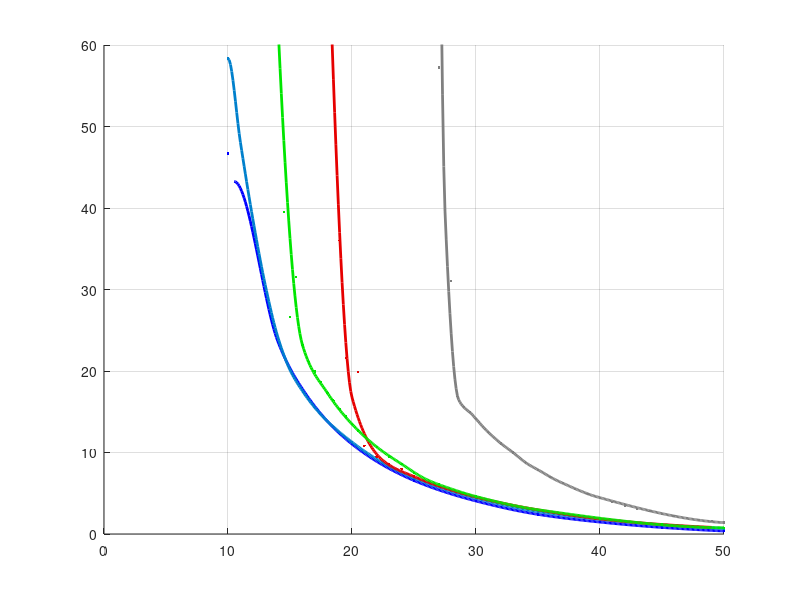

MATLAB code for this plot:

% load('Stat_Kalm_BigKalm_PLL.mat', 'StatFile');
load('Stat.mat', 'StatFile');

clear SFS;
j1 = 0; j2 = 0; j3 = 0; j4 = 0; j5 = 0; j6 = 0; j7 = 0; j8 =0; j9 =0; j10 =0;  j11 =0; 
for i = 1:StatFile.len_qcno_dB

    if StatFile.NArgMax(i) > 0
        j1 = j1+ 1;
        SFS.qcno_dB_ArgMax(j1) = StatFile.qcno_dB(i);
        SFS.EArgMax(j1) = StatFile.ArgMax(i) / StatFile.NArgMax(i);
    end
    
    if StatFile.NMean(i) > 0
        j2 = j2 + 1;
        SFS.qcno_dB_Mean(j2) = StatFile.qcno_dB(i);
        SFS.EMean(j2) = StatFile.Mean(i) / StatFile.NMean(i);
    end
    
    if StatFile.NKalm(i) > 0
        j3 = j3 + 1;
        SFS.qcno_dB_Kalm(j3) = StatFile.qcno_dB(i);
        SFS.EKalm(j3) = StatFile.Kalm(i) / StatFile.NKalm(i);
    end    
    
    if StatFile.NKalm2(i) > 0
        j4 = j4 + 1;
        SFS.qcno_dB_Kalm2(j4) = StatFile.qcno_dB(i);
        SFS.EKalm2(j4) = StatFile.Kalm2(i) / StatFile.NKalm2(i);
    end      
    
    if StatFile.KalmBand2(i) > 0
        j5 = j5 + 1;
        SFS.qcno_dB_KalmBand2(j5) = StatFile.qcno_dB(i);
        SFS.KalmBand2(j5) = StatFile.KalmBand2(i);
    end         
    
    if StatFile.KalmBand(i) > 0
        j6 = j6 + 1;
        SFS.qcno_dB_KalmBand(j6) = StatFile.qcno_dB(i);
        SFS.KalmBand(j6) = StatFile.KalmBand(i);
    end        
    
    if StatFile.NKalm2_w0(i) > 0
        j7 = j7 + 1;
        SFS.qcno_dB_Kalm2_w0(j7) = StatFile.qcno_dB(i);
        SFS.EKalm2_w0(j7) = StatFile.Kalm2_w0(i) / StatFile.NKalm2_w0(i);
    end    
    
    if StatFile.NBigKalm2_w0(i) > 0
        j8 = j8 + 1;
        SFS.qcno_dB_BigKalm2_w0(j8) = StatFile.qcno_dB(i);
        SFS.EBigKalm2_w0(j8) = StatFile.BigKalm2_w0(i) / StatFile.NBigKalm2_w0(i);
    end     
    
    if StatFile.NBigKalm2(i) > 0
        j9 = j9 + 1;
        SFS.qcno_dB_BigKalm2(j9) = StatFile.qcno_dB(i);
        SFS.EBigKalm2(j9) = StatFile.BigKalm2(i) / StatFile.NBigKalm2(i);
    end           
    
    if StatFile.NK2PLL(i) > 0
        j10 = j10 + 1;
        SFS.qcno_dB_K2PLL(j10) = StatFile.qcno_dB(i);
        SFS.EK2PLL(j10) = StatFile.K2PLL(i) / StatFile.NK2PLL(i);
    end       
    
%     if StatFile.NKalm2_w0_corr(i) > 0
%         j11 = j11 + 1;
%         SFS.qcno_dB_Kalm2_w0_corr(j11) = StatFile.qcno_dB(i);
%         SFS.EKalm2_w0_corr(j11) = StatFile.Kalm2_w0_corr(i) / StatFile.NKalm2_w0_corr(i);
%     end         
end

qcno_dB = 5:1:50;
Profile = 1;

if Profile == 1
%     SFS.EArgMax = SFS.EArgMax + 0.04/180*pi;
    SFS.EArgMax(1) = SFS.EArgMax(1)*1.2;
    SFS.EArgMax = SFS.EArgMax - 0.001;
    qcno_dB_ArgMax1 = [8 10.5 14:1:50]; EArgMax = interp1(SFS.qcno_dB_ArgMax, SFS.EArgMax*360, qcno_dB_ArgMax1, 'cubic');
%     EArgMax(1) = 70;
    qcno_dB_ArgMax = 5:0.1:50; EArgMax = interp1(qcno_dB_ArgMax1, EArgMax, qcno_dB_ArgMax, 'cubic');
    
%     SFS.EMean = SFS.EMean + 0.04/180*pi;
    SFS.EMean(1) = SFS.EMean(1)*1.2;
    qcno_dB_Mean1 = [7 10 11:50]; EMean = interp1(SFS.qcno_dB_Mean, SFS.EMean*360, qcno_dB_Mean1, 'cubic');
    qcno_dB_Mean = 5:0.1:50; EMean = interp1(qcno_dB_Mean1, EMean, qcno_dB_Mean, 'cubic');

%     qcno_dB_BigKalm21 = [21:1.8:30 35 40 45 49]; EBigKalm2 = interp1(SFS.qcno_dB_BigKalm2, SFS.EBigKalm2*360, qcno_dB_BigKalm21, 'cubic');
%     qcno_dB_BigKalm2 = 18:0.1:50; EBigKalm2 = interp1(qcno_dB_BigKalm21, EBigKalm2, qcno_dB_BigKalm2, 'cubic');  
    
%     SFS.EBigKalm2_w0 = SFS.EBigKalm2_w0 - 0.002;
%     SFS.EBigKalm2_w0(end) = SFS.EBigKalm2_w0(end) *0.35;
%     SFS.EBigKalm2_w0(end-1) = SFS.EBigKalm2_w0(end-1) *0.6;
%     SFS.EBigKalm2_w0(end-2) = SFS.EBigKalm2_w0(end-2) *0.9;
    SFS.EBigKalm2_w0(16) = 0.2;
    SFS.EBigKalm2_w0(17) = 0.1;
    SFS.EBigKalm2_w0(18) = 0.06;
    SFS.EBigKalm2_w0(21) = 0.03;
    qcno_dB_BigKalm2_w01 = [5:2.5:35 40 45 49]; EBigKalm2_w0 = interp1(SFS.qcno_dB_BigKalm2_w0, SFS.EBigKalm2_w0*360, qcno_dB_BigKalm2_w01, 'cubic');
    qcno_dB_BigKalm2_w0 = 5:0.1:50; EBigKalm2_w0 = interp1(qcno_dB_BigKalm2_w01, EBigKalm2_w0, qcno_dB_BigKalm2_w0, 'cubic'); 
    
%     SFS.qcno_dB_Kalm2(1:9) = SFS.qcno_dB_Kalm2(1:9) - 0.4;
%     SFS.qcno_dB_Kalm2(9) = SFS.qcno_dB_Kalm2(9) - 0.1;
%     qcno_dB_Kalm21 = [19:3:30 35 50]; EKalm2 = interp1(SFS.qcno_dB_Kalm2, SFS.EKalm2*360, qcno_dB_Kalm21, 'cubic');
%     qcno_dB_Kalm2 = 18:0.1:50; EKalm2 = interp1(qcno_dB_Kalm21, EKalm2, qcno_dB_Kalm2, 'cubic');       

%     qcno_dB_Kalm2_w0_corr1 = [18:3.5:30 35 50]; EKalm2_w0_corr = interp1(SFS.qcno_dB_Kalm2_w0_corr, SFS.EKalm2_w0_corr*360, qcno_dB_Kalm2_w0_corr1, 'cubic');
%     qcno_dB_Kalm2_w0_corr = 18:0.1:50; EKalm2_w0_corr = interp1(qcno_dB_Kalm2_w0_corr1, EKalm2_w0_corr, qcno_dB_Kalm2_w0_corr, 'cubic');       
    
    qcno_dB_Kalm2_w01 = [10:2:30 35 50]; EKalm2_w0 = interp1(SFS.qcno_dB_Kalm2_w0, SFS.EKalm2_w0*360, qcno_dB_Kalm2_w01, 'cubic');
    qcno_dB_Kalm2_w0 = 10:0.1:50; EKalm2_w0 = interp1(qcno_dB_Kalm2_w01, EKalm2_w0, qcno_dB_Kalm2_w0, 'cubic');       
    
    SFS.EK2PLL(6) = SFS.EK2PLL(6)*0.3;
    qcno_dB_K2PLL1 = [24.2:1.1:40 50]; EK2PLL = interp1(SFS.qcno_dB_K2PLL, SFS.EK2PLL*360, qcno_dB_K2PLL1, 'cubic');
    qcno_dB_K2PLL = 25:0.1:50; EK2PLL = interp1(qcno_dB_K2PLL1, EK2PLL, qcno_dB_K2PLL, 'cubic');    
end


figure(1); 
% plot(SFS.qcno_dB_ArgMax, SFS.EArgMax, SFS.qcno_dB_Mean, SFS.EMean, SFS.qcno_dB_BigKalm2, SFS.EBigKalm2, SFS.qcno_dB_BigKalm2_w0, SFS.EBigKalm2_w0,  SFS.qcno_dB_Kalm2, SFS.EKalm2, SFS.qcno_dB_Kalm2_w0, SFS.EKalm2_w0, SFS.qcno_dB_K2PLL, SFS.EK2PLL)
% plot(SFS.qcno_dB_ArgMax, SFS.EArgMax*360, 'blue.', qcno_dB, EArgMax, 'blue', SFS.qcno_dB_Mean, SFS.EMean*360, SFS.qcno_dB_BigKalm2, SFS.EBigKalm2*360, SFS.qcno_dB_BigKalm2_w0, SFS.EBigKalm2_w0*360,  SFS.qcno_dB_Kalm2, SFS.EKalm2*360, SFS.qcno_dB_Kalm2_w0, SFS.EKalm2_w0*360, SFS.qcno_dB_Kalm2_w0_corr, SFS.EKalm2_w0_corr*360, SFS.qcno_dB_K2PLL, SFS.EK2PLL*360)
cla
hold on
p = plot(SFS.qcno_dB_ArgMax, SFS.EArgMax*360, '.', qcno_dB_ArgMax, EArgMax, 'LineWidth', 2);  set(p, 'Color', [0, 0, 1]);
p = plot(SFS.qcno_dB_Mean, SFS.EMean*360, '.', qcno_dB_Mean, EMean,  'LineWidth', 2); set(p, 'Color', [0.0, 0.5, 0.8]);
% p = plot(SFS.qcno_dB_BigKalm2, SFS.EBigKalm2*360, '.', qcno_dB_BigKalm2, EBigKalm2, 'LineWidth', 2); set(p, 'Color', [1, 0, 0]);
% p = plot(SFS.qcno_dB_BigKalm2_w0, SFS.EBigKalm2_w0*360, '.', qcno_dB_BigKalm2_w0, EBigKalm2_w0, 'LineWidth', 2); set(p, 'Color', [0.98, 0.6, 0]);
p = plot(SFS.qcno_dB_BigKalm2_w0, SFS.EBigKalm2_w0*360, '.', qcno_dB_BigKalm2_w0, EBigKalm2_w0, 'LineWidth', 2); set(p, 'Color', [0.9, 0, 0]);
% p = plot(SFS.qcno_dB_Kalm2, SFS.EKalm2*360, '.', qcno_dB_Kalm2, EKalm2, 'LineWidth', 2); set(p, 'Color', [0, 1, 0]); 
% p = plot(SFS.qcno_dB_Kalm2_w0_corr, SFS.EKalm2_w0_corr*360, '.', qcno_dB_Kalm2_w0_corr, EKalm2_w0_corr, 'LineWidth', 2); set(p, 'Color', [0, 0.7, 0.4]);
% p = plot(SFS.qcno_dB_Kalm2_w0, SFS.EKalm2_w0*360, '.', qcno_dB_Kalm2_w0, EKalm2_w0, 'LineWidth', 2); set(p, 'Color', [0, 0.99, 0.7]);
p = plot(SFS.qcno_dB_Kalm2_w0, SFS.EKalm2_w0*360, '.', qcno_dB_Kalm2_w0, EKalm2_w0, 'LineWidth', 2); set(p, 'Color', [0, 0.9, 0]);
p = plot(SFS.qcno_dB_K2PLL, SFS.EK2PLL*360, '.', qcno_dB_K2PLL, EK2PLL, 'LineWidth', 2); set(p, 'Color', [0.5, 0.5, 0.5]);
hold off

% ylabel('RMS error of phase difference, deg') 
% xlabel('q_{c/n0}, dBHz')
% ylim([0 0.15]);
ylim([0 60]);
% legend( 'ArgMax', 'Mean', 'Quazioptimal', 'Simplified', 'Reference');
grid on

pos = get(gcf, 'Position');
pos(3) =   560 *1.3;
set(gcf, 'Position', pos);